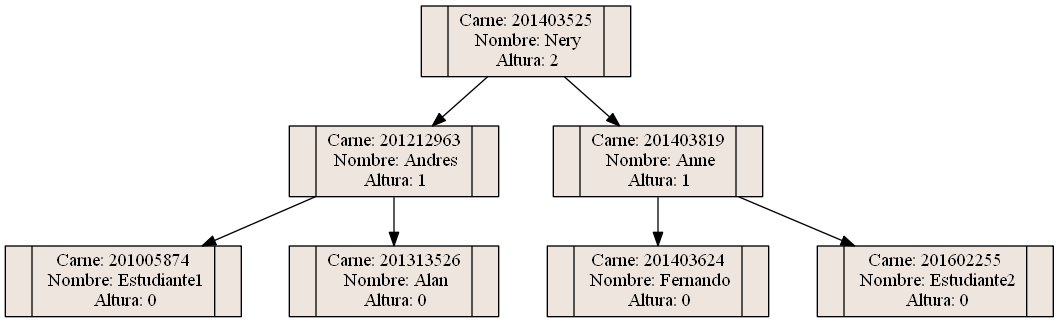

Generate this figure with Python:
import os

class NodoAVL:
    def __init__(self,carne,nombre):
        self.carne=carne
        self.nombre=nombre
        self.altura=0
        self.izquierdo=None
        self.derecho=None



class ArbolAVL:
    def __init__(self):
        self.raiz=None

    def ObtenerFe(self,nodo):
        if nodo == None:
            return -1
        return nodo.altura

    def max(self,a,b):
        if a > b:
            return a
        else:
            return b

    def rotarizquierda(self,nodo):
        avlnodo=nodo.izquierdo
        nodo.izquierdo=avlnodo.derecho
        avlnodo.derecho=nodo
        nodo.altura = self.max(self.ObtenerFe(nodo.izquierdo), self.ObtenerFe(nodo.derecho) + 1)
        avlnodo.altura = self.max(self.ObtenerFe(avlnodo.izquierdo), self.ObtenerFe(avlnodo.derecho) + 1)
        return avlnodo

    def rotarderecha(self,nodo):
        avlnodo=nodo.derecho
        nodo.derecho=avlnodo.izquierdo
        avlnodo.izquierdo=nodo
        nodo.altura = self.max(self.ObtenerFe(nodo.izquierdo), self.ObtenerFe(nodo.derecho) + 1)
        avlnodo.altura = self.max(self.ObtenerFe(avlnodo.izquierdo), self.ObtenerFe(avlnodo.derecho) + 1)
        return avlnodo

    def rotarDobleIzq(self,nodo):
        avl=None
        nodo.izquierdo=rotarderecha(nodo.izquierdo)
        avl=rotarizquierda(nodo)
        return  avl

    def rotarDobleDer(self,nodo):
        avl=None
        nodo.derecho=self.rotarizquierda(nodo.derecho)
        avl=self.rotarderecha(nodo)
        return avl

    def insertar(self,nuevo,subA):
        nuevopadre=subA
        if nuevo.carne < subA.carne:
            if subA.izquierdo == None:
                subA.izquierdo = nuevo
            else:
                subA.izquierdo=self.insertar(nuevo,subA.izquierdo)
                if (self.ObtenerFe(subA.izquierdo) - self.ObtenerFe(subA.derecho)) == 2:
                    if nuevo.carne < subA.izquierdo.carne:
                        nuevopadre=self.rotarizquierda(subA)
                    else:
                        nuevopadre=self.rotarDobleIzq(subA)
        elif nuevo.carne > subA.carne:
            if subA.derecho == None:
                subA.derecho = nuevo
            else:
                subA.derecho=self.insertar(nuevo,subA.derecho)
                if (self.ObtenerFe(subA.derecho) - self.ObtenerFe(subA.izquierdo)) == 2:
                    if nuevo.carne > subA.derecho.carne:
                        nuevopadre=self.rotarderecha(subA)
                    else:
                        nuevopadre=self.rotarDobleDer(subA)

        if subA.izquierdo == None and subA.derecho != None:
            subA.altura=subA.derecho.altura+1
        elif subA.derecho == None and subA.izquierdo != None:
            subA.altura=subA.izquierdo.altura+1
        else:
            subA.altura=self.max(self.ObtenerFe(subA.izquierdo),self.ObtenerFe(subA.derecho))+1

        return  nuevopadre


    def insertartodo(self,carne,nombre):
        nuevo=NodoAVL(carne,nombre)
        if self.raiz == None:
            self.raiz=nuevo
        else:
            self.raiz=self.insertar(nuevo,self.raiz)

    def GraficarAVL(self):
        file = open("ArbolAVL.dot", "w")
        file.write("digraph ArbolAVL{\n rankdir=TB;\n")
        file.write(" graph [splines=compound, nodesep=0.5];\n")
        file.write("node [shape = record, style=filled, fillcolor=seashell2,width=0.7,height=0.2];\n")
        self.CodigoInterno(self.raiz,file)
        file.write("}\n")
        file.close()
        os.system("dot -Tpng ArbolAVL.dot -o ArbolAVL.png")
        os.system("ArbolAVL.png")

    def CodigoInterno(self, raiz,file):
        if raiz != None:
            self.CodigoInterno(raiz.izquierdo,file)
            file.write(str(raiz.carne)+"[label=\"<C0>|Carne: "+str(raiz.carne)+"&#92;n Nombre: "+raiz.nombre + "&#92;n Altura: "+ str(raiz.altura)+"|<C1>\"];\n")
            if raiz.derecho != None:
                file.write(str(raiz.carne) + "->" + str(raiz.derecho.carne)+"\n")
            if raiz.izquierdo != None:
                file.write(str(raiz.carne) + "->" + str(raiz.izquierdo.carne) + "\n")

            self.CodigoInterno(raiz.derecho,file)


    def InOrden(self,nodo):
        if nodo != None:
            self.InOrden(nodo.izquierdo)
            print(nodo.carne)
            self.InOrden(nodo.derecho)

if __name__=="__main__":
    arbol=ArbolAVL()
    arbol.insertartodo(201403525,"Nery")
    arbol.insertartodo(201212963, "Andres")
    arbol.insertartodo(201005874, "Estudiante1")
    arbol.insertartodo(201313526, "Alan")
    arbol.insertartodo(201403819, "Anne")
    arbol.insertartodo(201403624, "Fernando")
    arbol.insertartodo(201602255, "Estudiante2")
    arbol.InOrden(arbol.raiz)
    arbol.GraficarAVL()
